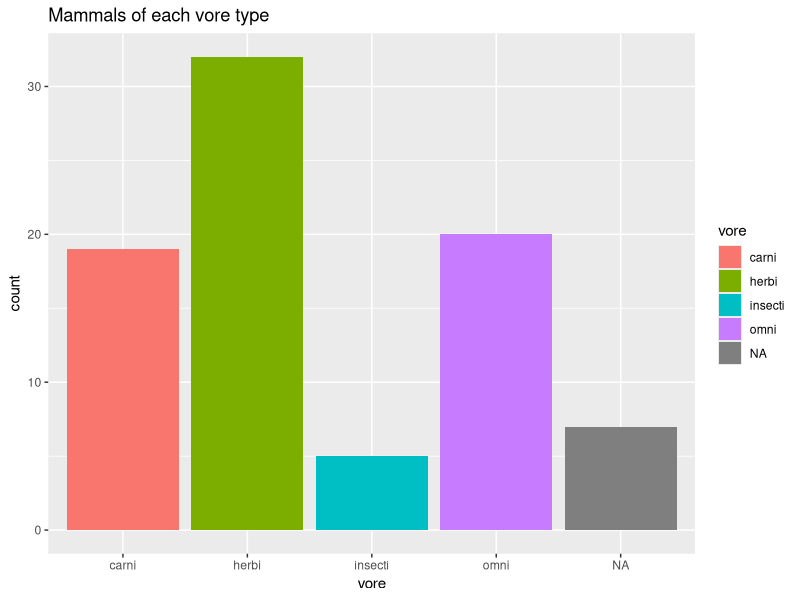
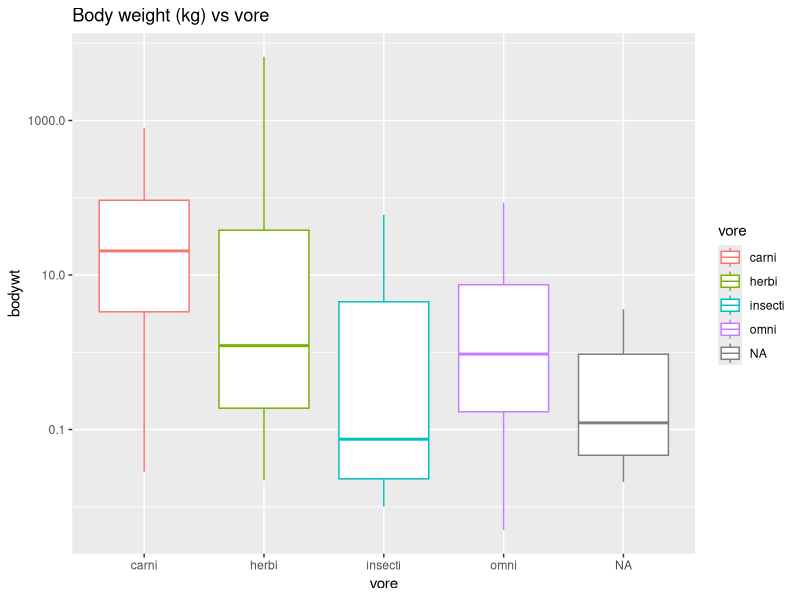
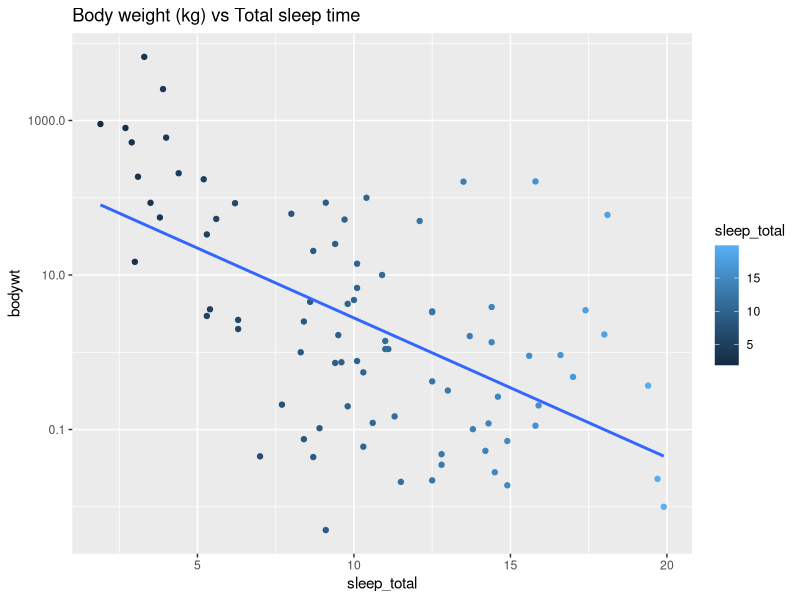
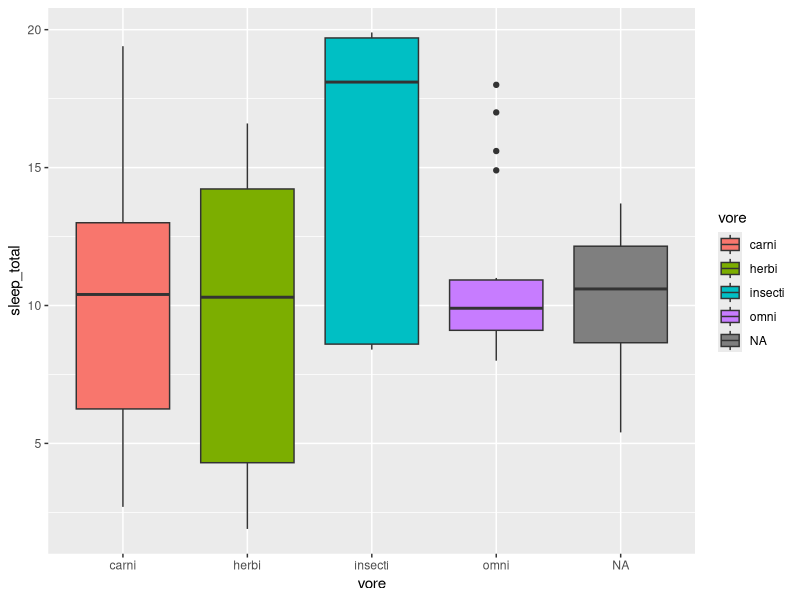

Recreate these plots in R, in order.
## ---- chunk 1
library("tidyverse")
options(scipen = 999) #disable scientific notation
## ---- chunk 2
msleep
## ---- chunk 3
glimpse(msleep)
## ---- chunk 4
?msleep
## ---- chunk 5
ggplot(data=msleep,
       mapping=aes(x=vore))+
  geom_bar(mapping=aes(fill=vore))+
  labs(title="Mammals of each vore type")
## ---- chunk 6
mean(msleep$sleep_total)
## ---- chunk 7
summary(msleep$bodywt)
## ---- chunk 8
ggplot(data=msleep,
       mapping=aes(x=vore, y=bodywt))+
  geom_boxplot(mapping=aes(color=vore))+
  scale_y_log10()+
labs(title="Body weight (kg) vs vore")
## ---- chunk 9
ggplot(data=msleep,
       mapping=aes(x=sleep_total, y=bodywt))+
  geom_point(mapping=aes(color=sleep_total))+
  scale_y_log10()+
  geom_smooth(method=lm, se=F)+
labs(title="Body weight (kg) vs Total sleep time")
## ---- chunk 10
ggplot(data=msleep,
       mapping=aes(x=vore, y=sleep_total))+
  geom_boxplot(mapping=aes(fill=vore))
